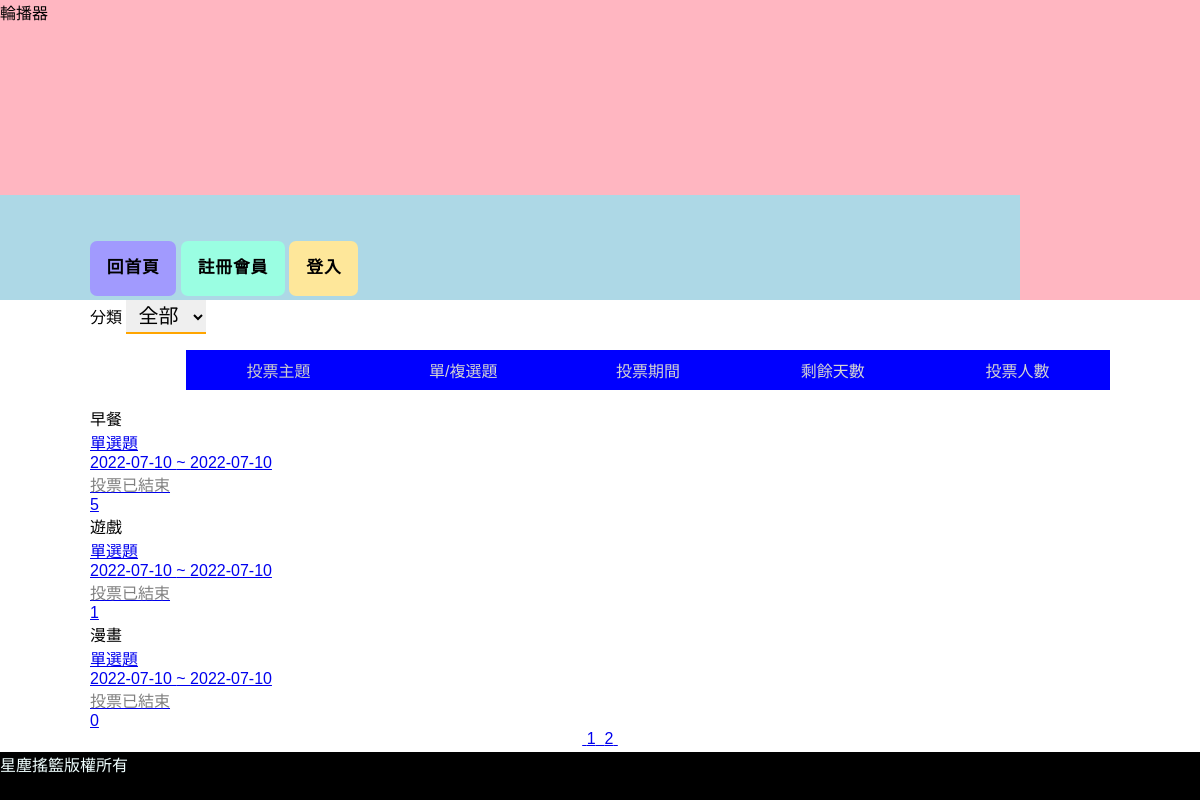
The app's page /?order=multiple&type=asc with its own data.
### tables this page shows
CREATE TABLE `subjects` (
  `id` int(11) UNSIGNED NOT NULL COMMENT '序號',
  `subject` varchar(128) NOT NULL COMMENT '主題描述',
  `type_id` int(11) NOT NULL,
  `multiple` tinyint(1) NOT NULL DEFAULT 0 COMMENT '單/複選',
  `mulit_limit` tinyint(2) NOT NULL DEFAULT 1 COMMENT '單/複選項目數',
  `start` date NOT NULL,
  `end` date NOT NULL,
  `total` int(11) UNSIGNED NOT NULL DEFAULT 0
);

### api/base.php (called while the page is built, shortened)
<?php
function pdo(){
$dsn = "mysql:host=localhost;charset=utf8;dbname=vote"; return new PDO($dsn,'root','');
}
function all($table,...$arg){
    $pdo=pdo();
    $sql="SELECT * FROM $table ";
    switch(count($arg)){
        case 2:
            if(!empty($arg[0])){
                foreach($arg[0] as $key => $value){
                    $tmp[]="`$key`='$value'";
                }
                        $sql.=" WHERE ". implode(" AND " ,$tmp) . $arg[1];
            }else{
                $sql.=$arg[1];
            }
        break;
        }
        return $pdo->query($sql)->fetchAll(PDO::FETCH_ASSOC);
    }
function math($table,$math,$col,...$arg){
    $pdo=pdo();
    $sql="SELECT $math(`$col`) FROM $table ";
        return $pdo->query($sql)->fetchColumn();
    }
?>

### front/vote_list.php (the view, shortened to what this page needs)
<?php
$p="";
$querystr="";
if(isset($_GET['order'])){
    $querystr="&order={$_GET['order']}&type={$_GET['type']}";
}
$queryfilter="";
?>
<div>
    <label for="types">分類</label>
    <select name="types" id="types" onchange="location.href=`?filter=${this.value}<?=$p;?><?=$querystr;?>`">
        <option value="0">全部</option>
    </select>
</div>
<div>
    <ul class='list'>
        <li class='list-header'>
            <div>投票主題</div>
            <?php
                if(isset($_GET['type']) && $_GET['type']=='asc'){
                ?>
            <div><a href="?order=multiple&type=desc<?=$p;?><?=$queryfilter;?>">單/複選題</a>
            </div>
            <?php
                }else{
                ?>
            <div><a href="?order=multiple&type=asc<?=$p;?><?=$queryfilter;?>">單/複選題</a></div>
            <?php
                }
                ?>
            <?php
                if(isset($_GET['type']) && $_GET['type']=='asc'){
                ?>
            <div><a href="?order=end&type=desc<?=$p;?><?=$queryfilter;?>">投票期間</a></div>
            <?php
                }else{
                ?>
            <div><a href="?order=end&type=asc<?=$p;?><?=$queryfilter;?>">投票期間</a></div>
            <?php
                }
                ?>
            <?php
                if(isset($_GET['type']) && $_GET['type']=='asc'){
                ?>
            <div><a href="?order=remain&type=desc<?=$p;?><?=$queryfilter;?>">剩餘天數</a></div>
            <?php
                }else{
                ?>
            <div><a href="?order=remain&type=asc<?=$p;?><?=$queryfilter;?>">剩餘天數</a></div>
            <?php
                    }
                ?>
            <?php
                if(isset($_GET['type']) && $_GET['type']=='asc'){
                ?>
            <div><a href='?order=total&type=desc<?=$p;?><?=$queryfilter;?>'>投票人數</a></div>
            <?php
                }else{
                ?>
            <div><a href='?order=total&type=asc<?=$p;?><?=$queryfilter;?>'>投票人數</a></div>
            <?php
                }
                ?>
        </li>
    </ul>
    <main>
            <?php
            $orderStr='';
            if(isset($_GET['order'])){
                if($_GET['order']=='remain'){
                    $orderStr=" ORDER BY DATEDIFF(`end`,now()) {$_SESSION['order']['type']}";
                }else{
                    $orderStr=" ORDER BY `{$_SESSION['order']['col']}` {$_SESSION['order']['type']}";
                }
            }
            $filter=[];
            $total=math('subjects','count','id',$filter);
            $div=3;
            $pages=ceil($total/$div);
            $now=isset($_GET['p'])?$_GET['p']:1;
            $start=($now-1)*$div;
            $page_rows=" limit $start,$div";
            $subjects=all('subjects',$filter,$orderStr . $page_rows);
            foreach($subjects as $subject){
                echo "<div class='wrap'>";
                echo "<div class='overlay'>{$subject['subject']}</div>";
                echo "<a href='?do=vote_result&id={$subject['id']}'>";
                if($subject['multiple']==0){
                    echo "<div class='shade' >單選題</div>";
                }else{
                    echo "<div class='shade'>複選題</div>";
                }
                echo "<div class='shade'>";
                echo $subject['start']. " ~ ".$subject['end'];
                echo "</div>";
                echo "<div class='shade'>";
                    $today=strtotime("now");
                    $end=strtotime($subject['end']);
                    if(($end-$today)>0){
                        $remain=floor(($end-$today)/(60*60*24));
                        echo "倒數".$remain."天結束";
                    }else{
                        echo "<span style='color:grey'>投票已結束</span>";
                    }
                echo "</div>";
                echo "<div class='info red' class='text-center'>{$subject['total']}</div>";
                echo "</a>";
                echo "</div>";
            }
            ?>
    </main>
</div>
<div class="text-center">
<?php
if($pages > 1){
for($i=1;$i<=$pages;$i++){
    echo "<a href='?p={$i}{$querystr}{$queryfilter}'>&nbsp;";
    echo $i;
    echo "&nbsp;</a>";
}
}
?>
</div>

### css/basic.css (style rules this page uses)
* { margin: 0; padding: 0; list-style-type: none; box-sizing: border-box; font-family: Arial, Helvetica, sans-serif; }
.text-center { text-align: center; }

### css/front.css (style rules this page uses)
.list { margin:1rem 0 1rem 6rem; }
.list-header { display:flex; justify-content: space-evenly; text-align: center; }
.list a { text-decoration: none; }
.list-header div { width:calc(100% / 5); padding:0.5rem 1rem; background:blue; color:#ccc; }
.list-header div a { color: lightgrey; }
#types { padding:0.25rem 0.5rem; font-size:1.25rem; border:0; border-bottom:2px solid orange; }

### records on screen
subjects: subject "早餐", multiple "單選題", start "2022-07-10", end "2022-07-10", shows "投票已結束", total "5"
subjects: subject "遊戲", multiple "單選題", start "2022-07-10", end "2022-07-10", shows "投票已結束", total "1"
subjects: subject "漫畫", multiple "單選題", start "2022-07-10", end "2022-07-10", shows "投票已結束", total "0"
